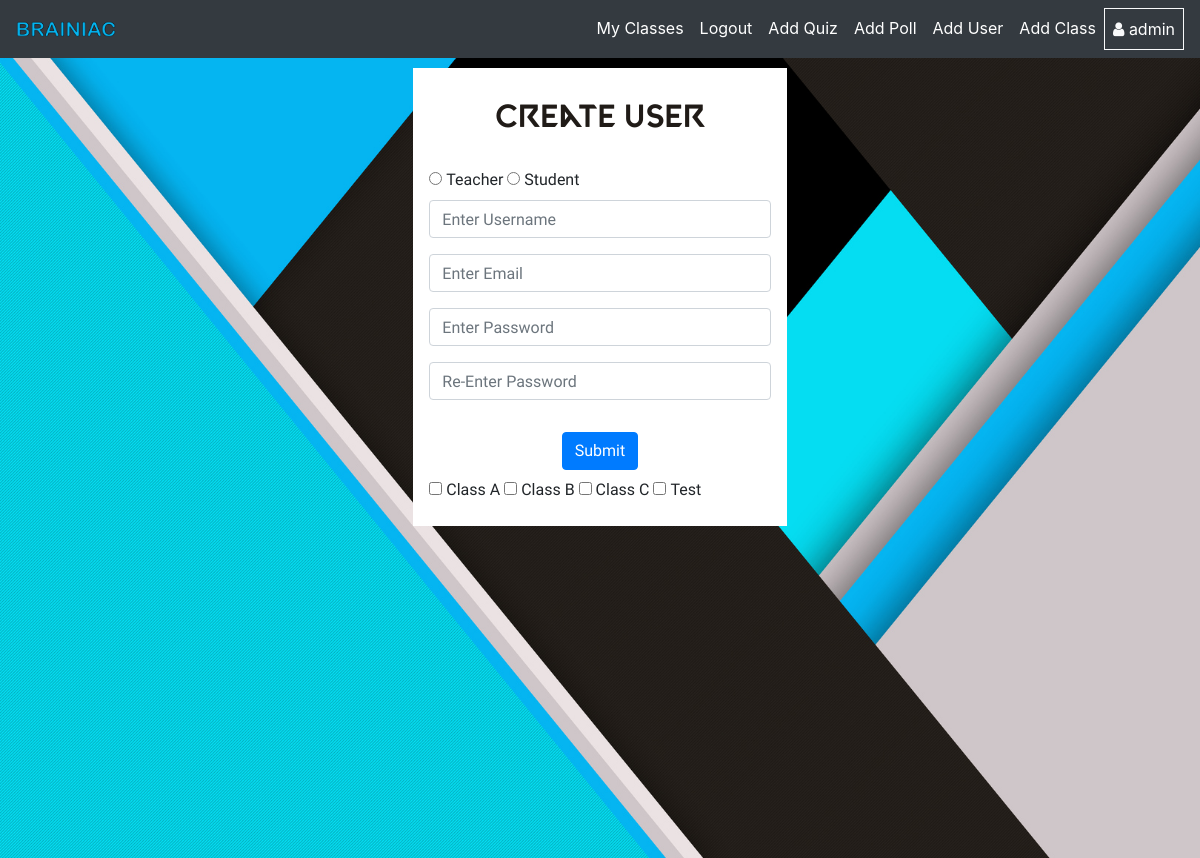
The page /user_register (signed in) on the database as committed earlier.
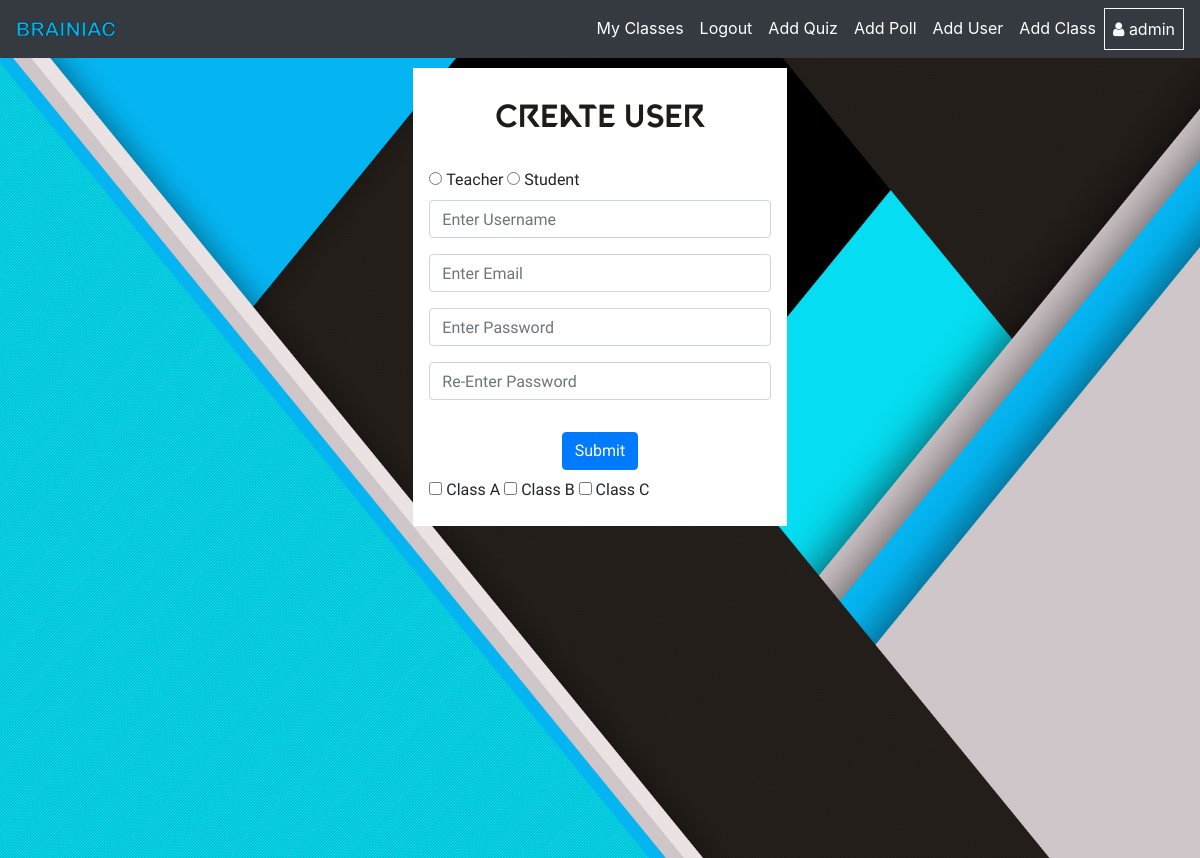
The same page on the database as committed later.
### quiz/models.py (models this page shows, shortened)
class Class(models.Model):
    class_name = models.CharField(max_length=20)
    year = models.IntegerField(primary_key=False,null=False,blank=False)
    branch = models.CharField(max_length=50)
    user = models.ManyToManyField(User)

### accounts/views.py (the view, shortened to what this page needs)
# urls.py: path('user_register',views.userRegister,name='userRegister'),
@user_passes_test(lambda u : u.is_superuser)
def userRegister(request):
    form = UserSignUpForm(request.GET)
    message=''
    type_form='signup'
    class_list = get_list_or_404(Class)
    context = {'form':form,'message':message,'type_form':type_form,'class_list':class_list}
    return render(request,'accounts/admin_stuff.html',context)

### templates/accounts/admin_stuff.html (shortened to what this page needs)
{% extends "../quiz/base.html" %}
{% block content %}
<body>
  {% load crispy_forms_tags %}
  <main>
    {% if user.is_superuser %}
    <div class="container ">
      {% if type != 'class_form' %}
        <div class="register col-md-4 mx-auto p-3">
        <h1 class="mt-3 register-title">Create User</h1>
        <form method="POST" action="{% url 'accounts:userRegister' %}">
          <input type="radio" name="job" value="teacher">
          <label for="">Teacher</label>
          <input type="radio" name="job" value="student">
          <label for="">Student</label>
          {{ form|crispy }}
          <div class="text-center mb-2">
            <button type="submit" class="btn btn-primary mt-3">Submit</button>
          </div>
          {% for class in class_list %}
            <input  type="checkbox" name="classList" value="{{class.id}}">
            <label for="{{class.class_name}}">{{class.class_name}}</label>
          {% endfor %}
        </form>
        </div>
      {% endif %}
    </div>
    {% endif %}
  </main>
</body>
{% endblock %}

Rows that differ between the two databases and show on the page:
removed Class: class_name "Test"
